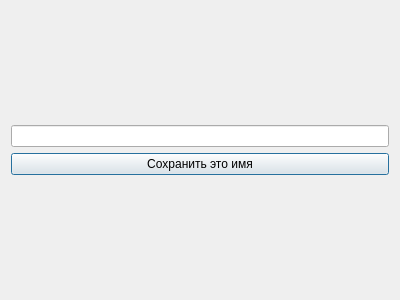
<?xml version="1.0" encoding="UTF-8"?>
<ui version="4.0">
 <class>ChooseName</class>
 <widget class="QDialog" name="ChooseName">
  <property name="geometry">
   <rect>
    <x>0</x>
    <y>0</y>
    <width>400</width>
    <height>300</height>
   </rect>
  </property>
  <property name="windowTitle">
   <string>ChooseName</string>
  </property>
  <layout class="QGridLayout" name="gridLayout_2">
   <item row="0" column="0">
    <layout class="QGridLayout" name="gridLayout">
     <item row="0" column="0">
      <widget class="QLineEdit" name="lineEdit"/>
     </item>
     <item row="1" column="0">
      <widget class="QPushButton" name="pushButton">
       <property name="text">
        <string>Сохранить это имя</string>
       </property>
      </widget>
     </item>
    </layout>
   </item>
  </layout>
 </widget>
 <resources/>
 <connections/>
</ui>
